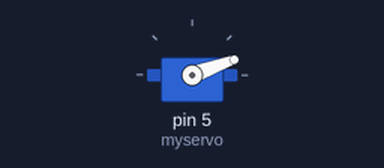
Bench run of a sketch on a simulated Arduino Uno, built with avr-gcc and run on an emulated ATmega328P. On the bench: servo.

Above: at 0.1 s.
At 10.3 s:
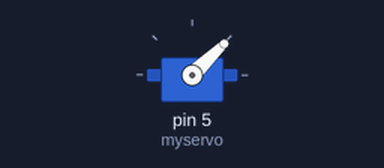
At 12.6 s:
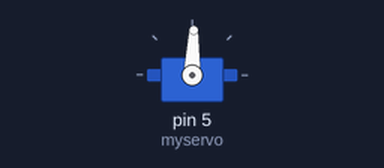
At 15.1 s:
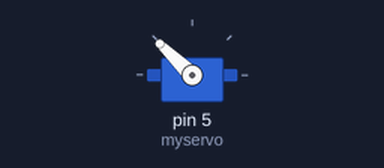
Timing chart, 0 to 16.6 s (numbered marks = the images above):
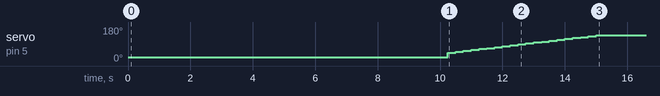

The sketch:

plane.ino
```cpp
#include <Servo.h>


Servo myservo;  // create servo object to control a servo


void setup() {
  myservo.attach(5);

  myservo.writeMicroseconds(750);
  Serial.println("low");
  delay(10000);
  for(int i = 1000; i < 2000; i = i + 50){
    delay(250);
    myservo.writeMicroseconds(i);
  }
}


void loop() {
}
```
